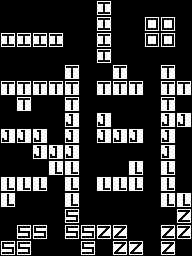

Tiled map render using the project's own tile images. Description and the whole map definition, tile-layer contents included, below:
An orthogonal 12x16 tile map with 16x16 px tiles, 1 tile layer (Tetrominoes).

<map version="1.8" tiledversion="1.8.2" orientation="orthogonal" renderorder="right-down" width="12" height="16" tilewidth="16" tileheight="16" infinite="0" nextlayerid="16" nextobjectid="1">
 <editorsettings>
  <export target="../Source/Tilemap.json" format="json" />
 </editorsettings>
 <tileset firstgid="1" name="Spritesheet" tilewidth="16" tileheight="16" tilecount="16" columns="4">
  <image source="../Source/Spritesheet-table-16-16.png" width="64" height="64" />
 </tileset>
 <layer id="1" name="Tetrominoes" width="12" height="16">
  <data encoding="csv">
0,0,0,0,0,0,1,0,0,0,0,0,
0,0,0,0,0,0,1,0,0,2,2,0,
1,1,1,1,0,0,1,0,0,2,2,0,
0,0,0,0,0,0,1,0,0,0,0,0,
0,0,0,0,3,0,0,3,0,0,3,0,
3,3,3,3,3,0,3,3,3,0,3,3,
0,3,0,0,3,0,0,0,0,0,3,0,
0,0,0,0,4,0,4,0,0,0,4,4,
4,4,4,0,4,0,4,4,4,0,4,0,
0,0,4,4,4,0,0,0,0,0,4,0,
0,0,0,5,5,0,0,0,5,0,5,0,
5,5,5,0,5,0,5,5,5,0,5,0,
5,0,0,0,5,0,0,0,0,0,5,5,
0,0,0,0,6,0,0,0,0,0,0,7,
0,6,6,0,6,6,7,7,0,0,7,7,
6,6,0,0,0,6,0,7,7,0,7,0
</data>
 </layer>
</map>